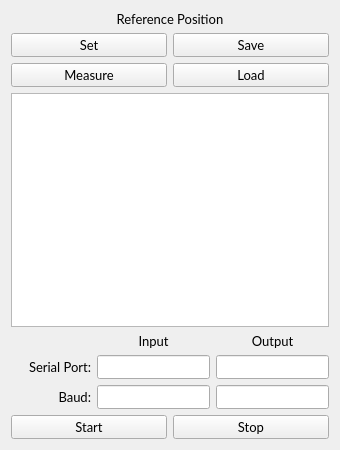
<?xml version="1.0" encoding="UTF-8"?>
<ui version="4.0">
 <class>MainWindow</class>
 <widget class="QMainWindow" name="MainWindow">
  <property name="geometry">
   <rect>
    <x>0</x>
    <y>0</y>
    <width>340</width>
    <height>450</height>
   </rect>
  </property>
  <property name="sizePolicy">
   <sizepolicy hsizetype="Preferred" vsizetype="Preferred">
    <horstretch>0</horstretch>
    <verstretch>0</verstretch>
   </sizepolicy>
  </property>
  <property name="minimumSize">
   <size>
    <width>300</width>
    <height>350</height>
   </size>
  </property>
  <property name="font">
   <font>
    <family>Lato</family>
    <pointsize>10</pointsize>
    <weight>50</weight>
    <bold>false</bold>
   </font>
  </property>
  <property name="windowTitle">
   <string>DGPS Message Generator</string>
  </property>
  <property name="layoutDirection">
   <enum>Qt::LeftToRight</enum>
  </property>
  <property name="autoFillBackground">
   <bool>false</bool>
  </property>
  <widget class="QWidget" name="centralWidget">
   <layout class="QGridLayout" name="gridLayout">
    <item row="2" column="0">
     <layout class="QVBoxLayout" name="Main_box">
      <property name="sizeConstraint">
       <enum>QLayout::SetDefaultConstraint</enum>
      </property>
      <item>
       <layout class="QHBoxLayout" name="horizontalLayout_4">
        <item>
         <widget class="QLabel" name="refPos_label">
          <property name="text">
           <string>Reference Position</string>
          </property>
          <property name="alignment">
           <set>Qt::AlignCenter</set>
          </property>
         </widget>
        </item>
       </layout>
      </item>
      <item>
       <layout class="QHBoxLayout" name="horizontalLayout_3">
        <item>
         <layout class="QVBoxLayout" name="verticalLayout">
          <item>
           <widget class="QPushButton" name="refPosSet_button">
            <property name="text">
             <string>Set</string>
            </property>
           </widget>
          </item>
          <item>
           <widget class="QPushButton" name="refPosMeasure_button">
            <property name="text">
             <string>Measure</string>
            </property>
           </widget>
          </item>
         </layout>
        </item>
        <item>
         <layout class="QVBoxLayout" name="verticalLayout_2">
          <item>
           <widget class="QPushButton" name="refPosSave_button">
            <property name="text">
             <string>Save</string>
            </property>
           </widget>
          </item>
          <item>
           <widget class="QPushButton" name="refPosLoad_button">
            <property name="text">
             <string>Load</string>
            </property>
           </widget>
          </item>
         </layout>
        </item>
       </layout>
      </item>
      <item>
       <widget class="QTextBrowser" name="Status_output"/>
      </item>
      <item>
       <layout class="QGridLayout" name="gridLayout_3">
        <item row="2" column="1">
         <widget class="QLineEdit" name="Baud_input">
          <property name="text">
           <string/>
          </property>
         </widget>
        </item>
        <item row="2" column="0">
         <widget class="QLabel" name="Baud_label">
          <property name="text">
           <string>Baud:</string>
          </property>
          <property name="alignment">
           <set>Qt::AlignRight|Qt::AlignTrailing|Qt::AlignVCenter</set>
          </property>
         </widget>
        </item>
        <item row="1" column="0">
         <widget class="QLabel" name="Port_label">
          <property name="minimumSize">
           <size>
            <width>80</width>
            <height>0</height>
           </size>
          </property>
          <property name="layoutDirection">
           <enum>Qt::LeftToRight</enum>
          </property>
          <property name="text">
           <string>Serial Port:</string>
          </property>
          <property name="alignment">
           <set>Qt::AlignRight|Qt::AlignTrailing|Qt::AlignVCenter</set>
          </property>
         </widget>
        </item>
        <item row="0" column="2">
         <widget class="QLabel" name="Output_label">
          <property name="text">
           <string>Output</string>
          </property>
          <property name="alignment">
           <set>Qt::AlignCenter</set>
          </property>
         </widget>
        </item>
        <item row="0" column="1">
         <widget class="QLabel" name="Input_label">
          <property name="text">
           <string>Input</string>
          </property>
          <property name="alignment">
           <set>Qt::AlignCenter</set>
          </property>
         </widget>
        </item>
        <item row="2" column="2">
         <widget class="QLineEdit" name="Baud_output"/>
        </item>
        <item row="1" column="2">
         <widget class="QLineEdit" name="Port_output"/>
        </item>
        <item row="1" column="1">
         <widget class="QLineEdit" name="Port_input">
          <property name="text">
           <string/>
          </property>
         </widget>
        </item>
       </layout>
      </item>
      <item>
       <layout class="QHBoxLayout" name="horizontalLayout_2">
        <item>
         <widget class="QPushButton" name="Start_button">
          <property name="text">
           <string>Start</string>
          </property>
         </widget>
        </item>
        <item>
         <widget class="QPushButton" name="Stop_button">
          <property name="text">
           <string>Stop</string>
          </property>
         </widget>
        </item>
       </layout>
      </item>
     </layout>
    </item>
   </layout>
  </widget>
 </widget>
 <layoutdefault spacing="6" margin="11"/>
 <tabstops>
  <tabstop>Port_input</tabstop>
  <tabstop>Port_output</tabstop>
  <tabstop>Baud_input</tabstop>
  <tabstop>Baud_output</tabstop>
  <tabstop>Start_button</tabstop>
  <tabstop>Stop_button</tabstop>
  <tabstop>refPosSet_button</tabstop>
  <tabstop>refPosMeasure_button</tabstop>
  <tabstop>refPosSave_button</tabstop>
  <tabstop>refPosLoad_button</tabstop>
  <tabstop>Status_output</tabstop>
 </tabstops>
 <resources/>
 <connections>
  <connection>
   <sender>Port_input</sender>
   <signal>returnPressed()</signal>
   <receiver>Start_button</receiver>
   <slot>click()</slot>
   <hints>
    <hint type="sourcelabel">
     <x>209</x>
     <y>376</y>
    </hint>
    <hint type="destinationlabel">
     <x>112</x>
     <y>438</y>
    </hint>
   </hints>
  </connection>
  <connection>
   <sender>Baud_input</sender>
   <signal>returnPressed()</signal>
   <receiver>Start_button</receiver>
   <slot>click()</slot>
   <hints>
    <hint type="sourcelabel">
     <x>209</x>
     <y>406</y>
    </hint>
    <hint type="destinationlabel">
     <x>141</x>
     <y>438</y>
    </hint>
   </hints>
  </connection>
  <connection>
   <sender>Port_output</sender>
   <signal>returnPressed()</signal>
   <receiver>Start_button</receiver>
   <slot>click()</slot>
   <hints>
    <hint type="sourcelabel">
     <x>244</x>
     <y>371</y>
    </hint>
    <hint type="destinationlabel">
     <x>115</x>
     <y>431</y>
    </hint>
   </hints>
  </connection>
  <connection>
   <sender>Baud_output</sender>
   <signal>returnPressed()</signal>
   <receiver>Start_button</receiver>
   <slot>click()</slot>
   <hints>
    <hint type="sourcelabel">
     <x>305</x>
     <y>392</y>
    </hint>
    <hint type="destinationlabel">
     <x>65</x>
     <y>430</y>
    </hint>
   </hints>
  </connection>
 </connections>
</ui>
